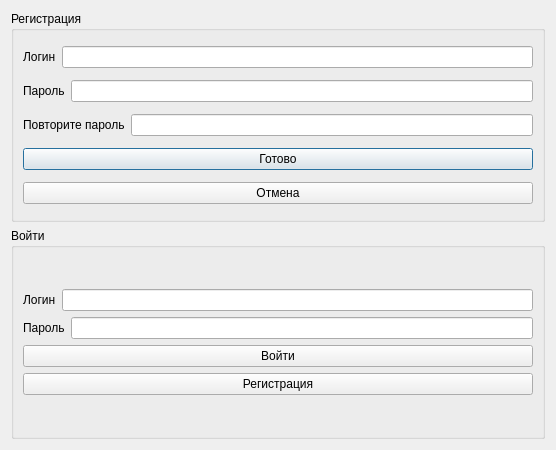
<?xml version="1.0" encoding="UTF-8"?>
<ui version="4.0">
 <class>LogIn</class>
 <widget class="QDialog" name="LogIn">
  <property name="geometry">
   <rect>
    <x>0</x>
    <y>0</y>
    <width>556</width>
    <height>450</height>
   </rect>
  </property>
  <property name="windowTitle">
   <string>LogIn</string>
  </property>
  <layout class="QVBoxLayout" name="verticalLayout_2">
   <item>
    <widget class="QGroupBox" name="newUser_groupBox">
     <property name="title">
      <string>Регистрация</string>
     </property>
     <layout class="QHBoxLayout" name="horizontalLayout_2">
      <item>
       <layout class="QVBoxLayout" name="newUser_verticalLayout">
        <item>
         <layout class="QHBoxLayout" name="newLogin_horizontalLayout">
          <item>
           <widget class="QLabel" name="newLogin_label">
            <property name="text">
             <string>Логин</string>
            </property>
           </widget>
          </item>
          <item>
           <widget class="QLineEdit" name="newLogin_lineEdit"/>
          </item>
         </layout>
        </item>
        <item>
         <layout class="QHBoxLayout" name="newPswd_horizontalLayout">
          <item>
           <widget class="QLabel" name="newPswd_label">
            <property name="text">
             <string>Пароль</string>
            </property>
           </widget>
          </item>
          <item>
           <widget class="QLineEdit" name="newPswd_lineEdit"/>
          </item>
         </layout>
        </item>
        <item>
         <layout class="QHBoxLayout" name="newPswd2_horizontalLayout">
          <item>
           <widget class="QLabel" name="newPswd2_label">
            <property name="text">
             <string>Повторите пароль</string>
            </property>
           </widget>
          </item>
          <item>
           <widget class="QLineEdit" name="newPswd2_lineEdit"/>
          </item>
         </layout>
        </item>
        <item>
         <widget class="QPushButton" name="saveUser_pushButton">
          <property name="text">
           <string>Готово</string>
          </property>
         </widget>
        </item>
        <item>
         <widget class="QPushButton" name="back_pushButton">
          <property name="text">
           <string>Отмена</string>
          </property>
         </widget>
        </item>
       </layout>
      </item>
     </layout>
    </widget>
   </item>
   <item>
    <widget class="QGroupBox" name="Login_groupBox">
     <property name="title">
      <string>Войти</string>
     </property>
     <layout class="QVBoxLayout" name="verticalLayout">
      <item>
       <layout class="QVBoxLayout" name="userdata_verticalLayout">
        <item>
         <layout class="QHBoxLayout" name="login_horizontalLayout">
          <item>
           <widget class="QLabel" name="login_label">
            <property name="text">
             <string>Логин</string>
            </property>
           </widget>
          </item>
          <item>
           <widget class="QLineEdit" name="login_lineEdit"/>
          </item>
         </layout>
        </item>
        <item>
         <layout class="QHBoxLayout" name="pswd_horizontalLayout">
          <item>
           <widget class="QLabel" name="pswd_label">
            <property name="text">
             <string>Пароль</string>
            </property>
           </widget>
          </item>
          <item>
           <widget class="QLineEdit" name="pswd_lineEdit"/>
          </item>
         </layout>
        </item>
        <item>
         <widget class="QPushButton" name="next_pushButton">
          <property name="text">
           <string>Войти</string>
          </property>
         </widget>
        </item>
        <item>
         <widget class="QPushButton" name="new_pushButton">
          <property name="text">
           <string>Регистрация</string>
          </property>
         </widget>
        </item>
       </layout>
      </item>
     </layout>
    </widget>
   </item>
  </layout>
 </widget>
 <resources/>
 <connections/>
</ui>
